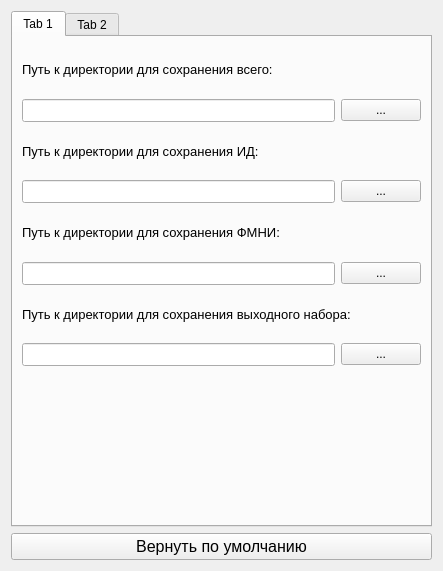
<?xml version="1.0" encoding="UTF-8"?>
<ui version="4.0">
 <class>SetupDialog</class>
 <widget class="QDialog" name="SetupDialog">
  <property name="geometry">
   <rect>
    <x>0</x>
    <y>0</y>
    <width>439</width>
    <height>568</height>
   </rect>
  </property>
  <property name="maximumSize">
   <size>
    <width>439</width>
    <height>568</height>
   </size>
  </property>
  <property name="windowTitle">
   <string>Dialog</string>
  </property>
  <property name="windowIcon">
   <iconset resource="resource.qrc">
    <normaloff>:/image/res/menu/Settings.png</normaloff>:/image/res/menu/Settings.png</iconset>
  </property>
  <layout class="QGridLayout" name="gridLayout">
   <item row="0" column="0">
    <widget class="QTabWidget" name="tabWidget">
     <property name="minimumSize">
      <size>
       <width>421</width>
       <height>516</height>
      </size>
     </property>
     <property name="maximumSize">
      <size>
       <width>421</width>
       <height>516</height>
      </size>
     </property>
     <property name="font">
      <font>
       <pointsize>9</pointsize>
      </font>
     </property>
     <property name="tabPosition">
      <enum>QTabWidget::North</enum>
     </property>
     <property name="tabShape">
      <enum>QTabWidget::Rounded</enum>
     </property>
     <property name="currentIndex">
      <number>0</number>
     </property>
     <widget class="QWidget" name="tab">
      <attribute name="title">
       <string>Tab 1</string>
      </attribute>
      <layout class="QGridLayout" name="gridLayout_3">
       <item row="1" column="0">
        <spacer name="verticalSpacer_2">
         <property name="orientation">
          <enum>Qt::Vertical</enum>
         </property>
         <property name="sizeType">
          <enum>QSizePolicy::Fixed</enum>
         </property>
         <property name="sizeHint" stdset="0">
          <size>
           <width>20</width>
           <height>150</height>
          </size>
         </property>
        </spacer>
       </item>
       <item row="0" column="0">
        <layout class="QGridLayout" name="gridLayout_2">
         <item row="0" column="0">
          <layout class="QVBoxLayout" name="verticalLayout_5">
           <item>
            <widget class="QLabel" name="label_5">
             <property name="font">
              <font>
               <pointsize>10</pointsize>
              </font>
             </property>
             <property name="text">
              <string>Путь к директории для сохранения всего:</string>
             </property>
            </widget>
           </item>
           <item>
            <layout class="QHBoxLayout" name="horizontalLayout_6" stretch="7,1">
             <item>
              <widget class="QLineEdit" name="lineEditAll">
               <property name="font">
                <font>
                 <pointsize>10</pointsize>
                </font>
               </property>
              </widget>
             </item>
             <item>
              <widget class="QPushButton" name="pushButtonAll">
               <property name="text">
                <string>...</string>
               </property>
               <property name="autoDefault">
                <bool>false</bool>
               </property>
              </widget>
             </item>
            </layout>
           </item>
          </layout>
         </item>
         <item row="1" column="0">
          <layout class="QVBoxLayout" name="verticalLayout_6">
           <item>
            <widget class="QLabel" name="label_6">
             <property name="font">
              <font>
               <pointsize>10</pointsize>
              </font>
             </property>
             <property name="text">
              <string>Путь к директории для сохранения ИД:</string>
             </property>
            </widget>
           </item>
           <item>
            <layout class="QHBoxLayout" name="horizontalLayout_7">
             <item>
              <widget class="QLineEdit" name="lineEditSD">
               <property name="font">
                <font>
                 <pointsize>10</pointsize>
                </font>
               </property>
              </widget>
             </item>
             <item>
              <widget class="QPushButton" name="pushButtonSD">
               <property name="text">
                <string>...</string>
               </property>
               <property name="autoDefault">
                <bool>false</bool>
               </property>
              </widget>
             </item>
            </layout>
           </item>
          </layout>
         </item>
         <item row="2" column="0">
          <layout class="QVBoxLayout" name="verticalLayout_7">
           <item>
            <widget class="QLabel" name="label_7">
             <property name="font">
              <font>
               <pointsize>10</pointsize>
              </font>
             </property>
             <property name="text">
              <string>Путь к директории для сохранения ФМНИ:</string>
             </property>
            </widget>
           </item>
           <item>
            <layout class="QHBoxLayout" name="horizontalLayout_8">
             <item>
              <widget class="QLineEdit" name="lineEditMNI">
               <property name="font">
                <font>
                 <pointsize>10</pointsize>
                </font>
               </property>
              </widget>
             </item>
             <item>
              <widget class="QPushButton" name="pushButtonMNI">
               <property name="text">
                <string>...</string>
               </property>
               <property name="autoDefault">
                <bool>false</bool>
               </property>
              </widget>
             </item>
            </layout>
           </item>
          </layout>
         </item>
         <item row="3" column="0">
          <layout class="QVBoxLayout" name="verticalLayout_8">
           <item>
            <widget class="QLabel" name="label_8">
             <property name="font">
              <font>
               <pointsize>10</pointsize>
              </font>
             </property>
             <property name="text">
              <string>Путь к директории для сохранения выходного набора:</string>
             </property>
            </widget>
           </item>
           <item>
            <layout class="QHBoxLayout" name="horizontalLayout_9">
             <item>
              <widget class="QLineEdit" name="lineEditOut">
               <property name="font">
                <font>
                 <pointsize>10</pointsize>
                </font>
               </property>
              </widget>
             </item>
             <item>
              <widget class="QPushButton" name="pushButtonOut">
               <property name="text">
                <string>...</string>
               </property>
               <property name="autoDefault">
                <bool>false</bool>
               </property>
              </widget>
             </item>
            </layout>
           </item>
          </layout>
         </item>
        </layout>
       </item>
      </layout>
     </widget>
     <widget class="QWidget" name="tab_2">
      <attribute name="title">
       <string>Tab 2</string>
      </attribute>
      <layout class="QGridLayout" name="gridLayout_5">
       <item row="0" column="0">
        <layout class="QGridLayout" name="gridLayout_4">
         <item row="2" column="0">
          <layout class="QVBoxLayout" name="verticalLayout_11">
           <item>
            <widget class="QLabel" name="label_11">
             <property name="font">
              <font>
               <pointsize>10</pointsize>
              </font>
             </property>
             <property name="text">
              <string>Путь к директории для сохранения таблицы расчётов по ИД:</string>
             </property>
            </widget>
           </item>
           <item>
            <layout class="QHBoxLayout" name="horizontalLayout_12">
             <item>
              <widget class="QLineEdit" name="lineEditSDTable">
               <property name="font">
                <font>
                 <pointsize>10</pointsize>
                </font>
               </property>
              </widget>
             </item>
             <item>
              <widget class="QPushButton" name="pushButtonSDTable">
               <property name="text">
                <string>...</string>
               </property>
               <property name="autoDefault">
                <bool>false</bool>
               </property>
              </widget>
             </item>
            </layout>
           </item>
          </layout>
         </item>
         <item row="1" column="0">
          <layout class="QVBoxLayout" name="verticalLayout_10">
           <item>
            <widget class="QLabel" name="label_10">
             <property name="font">
              <font>
               <pointsize>10</pointsize>
              </font>
             </property>
             <property name="text">
              <string>Путь к директории для сохранения всех таблиц расчётов:</string>
             </property>
            </widget>
           </item>
           <item>
            <layout class="QHBoxLayout" name="horizontalLayout_11">
             <item>
              <widget class="QLineEdit" name="lineEditAllTable">
               <property name="font">
                <font>
                 <pointsize>10</pointsize>
                </font>
               </property>
              </widget>
             </item>
             <item>
              <widget class="QPushButton" name="pushButtonAllTable">
               <property name="text">
                <string>...</string>
               </property>
               <property name="autoDefault">
                <bool>false</bool>
               </property>
              </widget>
             </item>
            </layout>
           </item>
          </layout>
         </item>
         <item row="3" column="0">
          <layout class="QVBoxLayout" name="verticalLayout_12">
           <item>
            <widget class="QLabel" name="label_12">
             <property name="font">
              <font>
               <pointsize>10</pointsize>
              </font>
             </property>
             <property name="text">
              <string>Путь к директории для сохранения таблицы расчётов по МНИ:</string>
             </property>
            </widget>
           </item>
           <item>
            <layout class="QHBoxLayout" name="horizontalLayout_13">
             <item>
              <widget class="QLineEdit" name="lineEditMNITable">
               <property name="font">
                <font>
                 <pointsize>10</pointsize>
                </font>
               </property>
              </widget>
             </item>
             <item>
              <widget class="QPushButton" name="pushButtonMNITable">
               <property name="text">
                <string>...</string>
               </property>
               <property name="autoDefault">
                <bool>false</bool>
               </property>
              </widget>
             </item>
            </layout>
           </item>
          </layout>
         </item>
         <item row="0" column="0">
          <layout class="QVBoxLayout" name="verticalLayout_9">
           <item>
            <widget class="QLabel" name="label_9">
             <property name="font">
              <font>
               <pointsize>10</pointsize>
              </font>
             </property>
             <property name="text">
              <string>Путь к директории для сохранения графиков:</string>
             </property>
            </widget>
           </item>
           <item>
            <layout class="QHBoxLayout" name="horizontalLayout_10" stretch="7,1">
             <item>
              <widget class="QLineEdit" name="lineEditAllGraph">
               <property name="font">
                <font>
                 <pointsize>10</pointsize>
                </font>
               </property>
              </widget>
             </item>
             <item>
              <widget class="QPushButton" name="pushButtonAllGraph">
               <property name="text">
                <string>...</string>
               </property>
               <property name="autoDefault">
                <bool>false</bool>
               </property>
              </widget>
             </item>
            </layout>
           </item>
          </layout>
         </item>
         <item row="4" column="0">
          <layout class="QVBoxLayout" name="verticalLayout_13">
           <item>
            <widget class="QLabel" name="label_13">
             <property name="font">
              <font>
               <pointsize>10</pointsize>
              </font>
             </property>
             <property name="text">
              <string>Путь к директории для сохранения таблицы отклонений орбит:</string>
             </property>
            </widget>
           </item>
           <item>
            <layout class="QHBoxLayout" name="horizontalLayout_14" stretch="7,1">
             <item>
              <widget class="QLineEdit" name="lineEditDivergTable">
               <property name="font">
                <font>
                 <pointsize>10</pointsize>
                </font>
               </property>
              </widget>
             </item>
             <item>
              <widget class="QPushButton" name="pushButtonDivergTable">
               <property name="text">
                <string>...</string>
               </property>
               <property name="autoDefault">
                <bool>false</bool>
               </property>
              </widget>
             </item>
            </layout>
           </item>
          </layout>
         </item>
        </layout>
       </item>
       <item row="1" column="0">
        <spacer name="verticalSpacer">
         <property name="orientation">
          <enum>Qt::Vertical</enum>
         </property>
         <property name="sizeType">
          <enum>QSizePolicy::Fixed</enum>
         </property>
         <property name="sizeHint" stdset="0">
          <size>
           <width>20</width>
           <height>100</height>
          </size>
         </property>
        </spacer>
       </item>
      </layout>
     </widget>
    </widget>
   </item>
   <item row="1" column="0">
    <widget class="QPushButton" name="pushButtonDefault">
     <property name="font">
      <font>
       <pointsize>12</pointsize>
      </font>
     </property>
     <property name="text">
      <string>Вернуть по умолчанию</string>
     </property>
     <property name="iconSize">
      <size>
       <width>16</width>
       <height>16</height>
      </size>
     </property>
     <property name="autoDefault">
      <bool>false</bool>
     </property>
    </widget>
   </item>
  </layout>
 </widget>
 <resources>
  <include location="resource.qrc"/>
 </resources>
 <connections/>
</ui>
